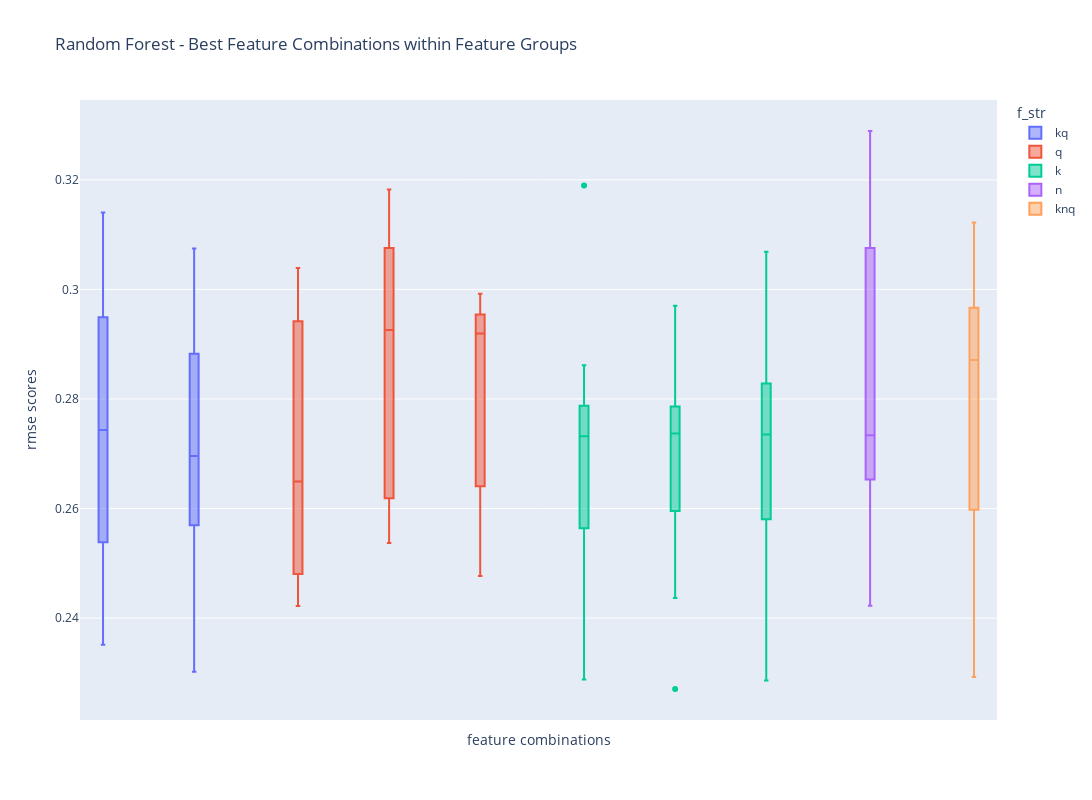

Notebook cell for this chart:
### Code cell
fig = px.box(df_metrics[(df_metrics['features'].isin(x)) & (df_metrics['model'] == 'rf')], x='features',
             y='rmse_scores', title='RMSE Boxplot of Best Feature Combinations', color='f_str')
fig.update_layout(height=800, width=1100,
                  title_text="Random Forest - Best Feature Combinations within Feature Groups",
                  xaxis_title="feature combinations", yaxis_title="rmse scores")
fig.update_xaxes(showticklabels=False)
fig.show()

### Figure 1 — Plotly figure (JSON) as saved in the notebook; plotly's stock layout.template omitted (floating-point values rounded to 4 significant figures)
{"data": [{"alignmentgroup": "True", "hovertemplate": "f_str=kq<br>features=%{x}<br>rmse_scores=%{y}<extra></extra>", "legendgroup": "kq", "marker": {"color": "#636efa"}, "name": "kq", "notched": false, "offsetgroup": "kq", "orientation": "v", "showlegend": true, "type": "box", "x": ["f_2_query_length,f_5_num_results", "f_2_query_length,f_5_num_results", "f_2_query_length,f_5_num_results", "f_2_query_length,f_5_num_results", "f_2_query_length,f_5_num_results", "f_4_has_special_char,f_5_num_results", "f_4_has_special_char,f_5_num_results", "f_4_has_special_char,f_5_num_results", "f_4_has_special_char,f_5_num_results", "f_4_has_special_char,f_5_num_results", "f_2_query_length,f_5_num_results", "f_2_query_length,f_5_num_results", "f_2_query_length,f_5_num_results", "f_2_query_length,f_5_num_results", "f_2_query_length,f_5_num_results", "f_4_has_special_char,f_5_num_results", "f_4_has_special_char,f_5_num_results", "f_4_has_special_char,f_5_num_results", "f_4_has_special_char,f_5_num_results", "f_4_has_special_char,f_5_num_results"], "x0": " ", "xaxis": "x", "y": [0.2565, 0.2965, 0.2863, 0.2949, 0.314, 0.2676, 0.3038, 0.2788, 0.3074, 0.2883, 0.2351, 0.2538, 0.2716, 0.252, 0.2771, 0.2302, 0.257, 0.2666, 0.2548, 0.2716], "y0": " ", "yaxis": "y"}, {"alignmentgroup": "True", "hovertemplate": "f_str=q<br>features=%{x}<br>rmse_scores=%{y}<extra></extra>", "legendgroup": "q", "marker": {"color": "#EF553B"}, "name": "q", "notched": false, "offsetgroup": "q", "orientation": "v", "showlegend": true, "type": "box", "x": ["f_3_has_numbers,f_4_has_special_char", "f_3_has_numbers,f_4_has_special_char", "f_3_has_numbers,f_4_has_special_char", "f_3_has_numbers,f_4_has_special_char", "f_3_has_numbers,f_4_has_special_char", "f_1_num_of_terms,f_2_query_length,f_3_has_numbers", "f_1_num_of_terms,f_2_query_length,f_3_has_numbers", "f_1_num_of_terms,f_2_query_length,f_3_has_numbers", "f_1_num_of_terms,f_2_query_length,f_3_has_numbers", "f_1_num_of_terms,f_2_query_length,f_3_has_numbers", "f_1_num_of_terms,f_2_query_length,f_4_has_special_char", "f_1_num_of_terms,f_2_query_length,f_4_has_special_char", "f_1_num_of_terms,f_2_query_length,f_4_has_special_char", "f_1_num_of_terms,f_2_query_length,f_4_has_special_char", "f_1_num_of_terms,f_2_query_length,f_4_has_special_char", "f_3_has_numbers,f_4_has_special_char", "f_3_has_numbers,f_4_has_special_char", "f_3_has_numbers,f_4_has_special_char", "f_3_has_numbers,f_4_has_special_char", "f_3_has_numbers,f_4_has_special_char", "f_1_num_of_terms,f_2_query_length,f_3_has_numbers", "f_1_num_of_terms,f_2_query_length,f_3_has_numbers", "f_1_num_of_terms,f_2_query_length,f_3_has_numbers", "f_1_num_of_terms,f_2_query_length,f_3_has_numbers", "f_1_num_of_terms,f_2_query_length,f_3_has_numbers", "f_1_num_of_terms,f_2_query_length,f_4_has_special_char", "f_1_num_of_terms,f_2_query_length,f_4_has_special_char", "f_1_num_of_terms,f_2_query_length,f_4_has_special_char", "f_1_num_of_terms,f_2_query_length,f_4_has_special_char", "f_1_num_of_terms,f_2_query_length,f_4_has_special_char"], "x0": " ", "xaxis": "x", "y": [0.2514, 0.2481, 0.2942, 0.2653, 0.3039, 0.3045, 0.2759, 0.3076, 0.3183, 0.3077, 0.2967, 0.2778, 0.2954, 0.2933, 0.2933, 0.2422, 0.2466, 0.2934, 0.2645, 0.3039, 0.254, 0.2537, 0.2899, 0.2619, 0.2953, 0.2477, 0.2524, 0.2906, 0.2641, 0.2992], "y0": " ", "yaxis": "y"}, {"alignmentgroup": "True", "hovertemplate": "f_str=k<br>features=%{x}<br>rmse_scores=%{y}<extra></extra>", "legendgroup": "k", "marker": {"color": "#00cc96"}, "name": "k", "notched": false, "offsetgroup": "k", "orientation": "v", "showlegend": true, "type": "box", "x": ["f_5_num_results,f_6_max_title_score", "f_5_num_results,f_6_max_title_score", "f_5_num_results,f_6_max_title_score", "f_5_num_results,f_6_max_title_score", "f_5_num_results,f_6_max_title_score", "f_5_num_results,f_7_sum_title_scores", "f_5_num_results,f_7_sum_title_scores", "f_5_num_results,f_7_sum_title_scores", "f_5_num_results,f_7_sum_title_scores", "f_5_num_results,f_7_sum_title_scores", "f_5_num_results,f_6_max_title_score,f_7_sum_title_scores", "f_5_num_results,f_6_max_title_score,f_7_sum_title_scores", "f_5_num_results,f_6_max_title_score,f_7_sum_title_scores", "f_5_num_results,f_6_max_title_score,f_7_sum_title_scores", "f_5_num_results,f_6_max_title_score,f_7_sum_title_scores", "f_5_num_results,f_6_max_title_score", "f_5_num_results,f_6_max_title_score", "f_5_num_results,f_6_max_title_score", "f_5_num_results,f_6_max_title_score", "f_5_num_results,f_6_max_title_score", "f_5_num_results,f_7_sum_title_scores", "f_5_num_results,f_7_sum_title_scores", "f_5_num_results,f_7_sum_title_scores", "f_5_num_results,f_7_sum_title_scores", "f_5_num_results,f_7_sum_title_scores", "f_5_num_results,f_6_max_title_score,f_7_sum_title_scores", "f_5_num_results,f_6_max_title_score,f_7_sum_title_scores", "f_5_num_results,f_6_max_title_score,f_7_sum_title_scores", "f_5_num_results,f_6_max_title_score,f_7_sum_title_scores", "f_5_num_results,f_6_max_title_score,f_7_sum_title_scores"], "x0": " ", "xaxis": "x", "y": [0.2465, 0.2784, 0.2861, 0.2729, 0.319, 0.2437, 0.2781, 0.2833, 0.2739, 0.297, 0.2434, 0.2705, 0.2898, 0.2786, 0.3069, 0.2288, 0.2599, 0.2735, 0.2564, 0.2788, 0.2271, 0.2596, 0.2735, 0.2606, 0.2786, 0.2286, 0.258, 0.2766, 0.2641, 0.2828], "y0": " ", "yaxis": "y"}, {"alignmentgroup": "True", "hovertemplate": "f_str=n<br>features=%{x}<br>rmse_scores=%{y}<extra></extra>", "legendgroup": "n", "marker": {"color": "#ab63fa"}, "name": "n", "notched": false, "offsetgroup": "n", "orientation": "v", "showlegend": true, "type": "box", "x": ["f_8_max_semantic_score,f_9_avg_semantic_score", "f_8_max_semantic_score,f_9_avg_semantic_score", "f_8_max_semantic_score,f_9_avg_semantic_score", "f_8_max_semantic_score,f_9_avg_semantic_score", "f_8_max_semantic_score,f_9_avg_semantic_score", "f_8_max_semantic_score,f_9_avg_semantic_score", "f_8_max_semantic_score,f_9_avg_semantic_score", "f_8_max_semantic_score,f_9_avg_semantic_score", "f_8_max_semantic_score,f_9_avg_semantic_score", "f_8_max_semantic_score,f_9_avg_semantic_score"], "x0": " ", "xaxis": "x", "y": [0.2741, 0.2659, 0.3289, 0.2726, 0.3245, 0.2423, 0.2429, 0.293, 0.2653, 0.3076], "y0": " ", "yaxis": "y"}, {"alignmentgroup": "True", "hovertemplate": "f_str=knq<br>features=%{x}<br>rmse_scores=%{y}<extra></extra>", "legendgroup": "knq", "marker": {"color": "#FFA15A"}, "name": "knq", "notched": false, "offsetgroup": "knq", "orientation": "v", "showlegend": true, "type": "box", "x": ["f_4_has_special_char,f_5_num_results,f_8_max_semantic_score", "f_4_has_special_char,f_5_num_results,f_8_max_semantic_score", "f_4_has_special_char,f_5_num_results,f_8_max_semantic_score", "f_4_has_special_char,f_5_num_results,f_8_max_semantic_score", "f_4_has_special_char,f_5_num_results,f_8_max_semantic_score", "f_4_has_special_char,f_5_num_results,f_8_max_semantic_score", "f_4_has_special_char,f_5_num_results,f_8_max_semantic_score", "f_4_has_special_char,f_5_num_results,f_8_max_semantic_score", "f_4_has_special_char,f_5_num_results,f_8_max_semantic_score", "f_4_has_special_char,f_5_num_results,f_8_max_semantic_score"], "x0": " ", "xaxis": "x", "y": [0.292, 0.2967, 0.3005, 0.2937, 0.3122, 0.2293, 0.2493, 0.2729, 0.2598, 0.2823], "y0": " ", "yaxis": "y"}], "layout": {"boxmode": "group", "height": 800, "legend": {"title": {"text": "f_str"}, "tracegroupgap": 0}, "title": {"text": "Random Forest - Best Feature Combinations within Feature Groups"}, "width": 1100, "xaxis": {"anchor": "y", "autorange": true, "domain": [0, 1], "range": [-0.5328, 9.533], "showticklabels": false, "title": {"text": "feature combinations"}, "type": "category"}, "yaxis": {"anchor": "x", "autorange": true, "domain": [0, 1], "range": [0.2214, 0.3346], "title": {"text": "rmse scores"}, "type": "linear"}}}
